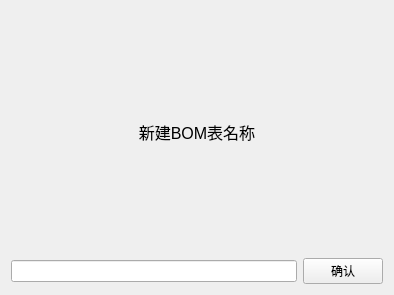
<?xml version="1.0" encoding="UTF-8"?>
<ui version="4.0">
 <class>BomCreate</class>
 <widget class="QWidget" name="BomCreate">
  <property name="geometry">
   <rect>
    <x>0</x>
    <y>0</y>
    <width>394</width>
    <height>295</height>
   </rect>
  </property>
  <property name="windowTitle">
   <string>Form</string>
  </property>
  <layout class="QVBoxLayout" name="verticalLayout" stretch="1,5">
   <item>
    <widget class="QLabel" name="label">
     <property name="font">
      <font>
       <pointsize>12</pointsize>
      </font>
     </property>
     <property name="text">
      <string>新建BOM表名称</string>
     </property>
     <property name="alignment">
      <set>Qt::AlignCenter</set>
     </property>
    </widget>
   </item>
   <item>
    <layout class="QHBoxLayout" name="horizontalLayout">
     <item>
      <widget class="QLineEdit" name="bomCreateName"/>
     </item>
     <item>
      <widget class="QPushButton" name="bomCreate">
       <property name="text">
        <string>确认</string>
       </property>
      </widget>
     </item>
    </layout>
   </item>
  </layout>
 </widget>
 <resources/>
 <connections/>
</ui>
